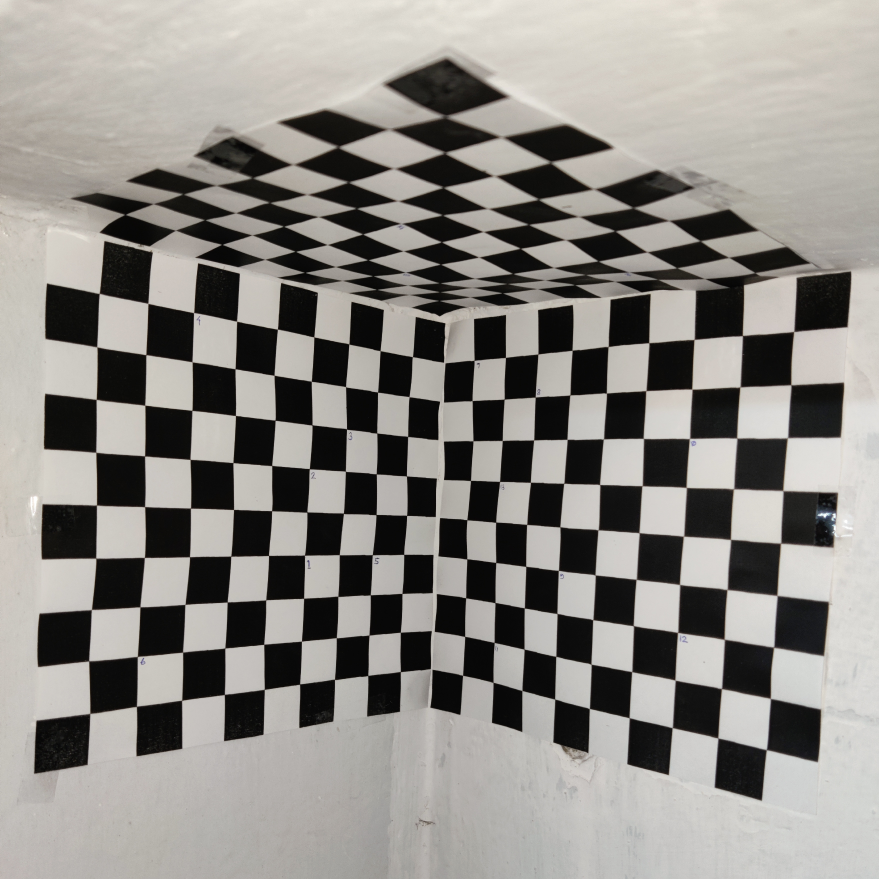
#> input picture Assignment1/data_img.jpg, 3516 x 3516 px (shown at 1/4 size)
$ python cam_calibration.py
#> lines starting #> are read from the running program, lines starting #| are printed output that depends on the picture
from scipy import linalg as LA
import numpy as np
from PIL import Image
import matplotlib.pyplot as plt

# Image
img = Image.open('data_img.jpg').convert('L')
np_img = np.asarray(img)

# Real-world coordinates in 3D
D = [[4,0,4],
	[4,0,6],
	[3,0,7],
	[7,0,9],
	[2,0,4],
	[8,0,2],
	[0,1,9],
	[0,3,8],
	[0,4,4],
	[0,7,7],
	[0,2,2],
	[0,7,3],
	[0,2,6],
	[6,5,10],
	[4,3,10],
	[2,7,10]]
D = np.asarray(D)

# Image coordinates in 2D (3516x3516)
d = [[1220,2221],
	[1237,1875],
	[1386,1716],
	[775,1251],
	[1488,2220],
	[551,2627],
	[1897,1443],
	[2142,1588],
	[2234,2282],
	[2758,1754],
	[1978,2570],
	[2711,2531],
	[1999,1924],
	[1606,895],
	[1626,1089],
	[2516,1089]]
d = np.asarray(d)

n = 16

# Normalize coordinates

## Real-world
D_centre = [sum(x)/len(x) for x in zip(*D)]
D_centre = np.asarray(D_centre)
D0 = D - D_centre
avg_dist_D0 = 0
for i in range(n):
	avg_dist_D0 = avg_dist_D0 + np.linalg.norm(D0[i,:])
avg_dist_D0 = avg_dist_D0/float(n)
scaler1 = np.sqrt(3)/float(avg_dist_D0)
D_norm = scaler1*D0
D_norm = np.append(D_norm, np.ones((n,1)), axis=1)
D_scale = np.diag([scaler1,scaler1,scaler1,1.0])
D_shift = np.eye(3)
D_shift = np.append(D_shift, [[0,0,0]], axis=0)
D_aux1 = -D_centre
D_aux2 = np.append(D_aux1, [1])
D_aux3 = D_aux2[..., None]
D_shift = np.append(D_shift, D_aux3, axis=1)
D_trans = np.matmul(D_scale, D_shift)

## Image Plane
d_centre = [sum(x)/len(x) for x in zip(*d)]
d_centre = np.asarray(d_centre)
d0 = d - d_centre
avg_dist_d0 = 0
for i in range(n):
	avg_dist_d0 = avg_dist_d0 + np.linalg.norm(d0[i,:])
avg_dist_d0 = avg_dist_d0/float(n)
scaler2 = np.sqrt(2)/float(avg_dist_d0)
d_norm = scaler2*d0
d_norm = np.append(d_norm, np.ones((n,1)), axis=1)
d_scale = np.diag([scaler2,scaler2,1.0])
d_shift = np.eye(2)
d_shift = np.append(d_shift, [[0,0]], axis=0)
d_aux1 = -d_centre
d_aux2 = np.append(d_aux1, [1])
d_aux3 = d_aux2[..., None]
d_shift = np.append(d_shift, d_aux3, axis=1)
d_trans = np.matmul(d_scale, d_shift)

d = np.append(d, np.ones((n,1)), axis=1)
D = np.append(D, np.ones((n,1)), axis=1)

# DLT Method
O = np.array([0,0,0,0])
Q = np.zeros((2*n,12))
for i in range(n):
	temp1 = np.array([])
	temp1 = np.append(temp1, D_norm[i,:])
	temp1 = np.append(temp1, O)
	temp1 = np.append(temp1, -d_norm[i,0]*D_norm[i,:])
	Q[2*i, :] = temp1
	temp2 = np.array([])
	temp2 = np.append(temp2, O)
	temp2 = np.append(temp2, D_norm[i,:])
	temp2 = np.append(temp2, -d_norm[i,1]*D_norm[i,:])
	Q[2*i+1, :] = temp2
A = np.matmul(Q.T, Q)
w, v = LA.eig(A, left=False, right=True)
idx = np.argmin(w)
vec = v[:,idx]
M_norm = np.reshape(vec, (3,4))
M = np.matmul(np.matmul(np.linalg.inv(d_trans), M_norm), D_trans)
projected_pts = (np.matmul(M, D.T)).T
projected_pts[:,0] = projected_pts[:,0]/(projected_pts[:,2])
projected_pts[:,1] = projected_pts[:,1]/(projected_pts[:,2])
projected_pts[:,2] = projected_pts[:,2]/(projected_pts[:,2])

# Error in projections and actual 2D points
# Validate projection matrix
err = projected_pts - d
sqe = err**2
mse = np.mean(sqe)
rmse = np.sqrt(mse)
print("RMSE =",rmse)

# See predicted projections against image projections
plt.figure(figsize=(40,40))
plt.scatter(d[:,0], d[:,1], c='blue', marker='+')
plt.scatter(projected_pts[:,0], projected_pts[:,1], c='red', marker='x')
plt.xlabel("X-axis")
plt.ylabel("Y-Axis")
plt.legend(['Original', 'Predicted'], loc = 'upper left')
plt.savefig('Predictions.png')
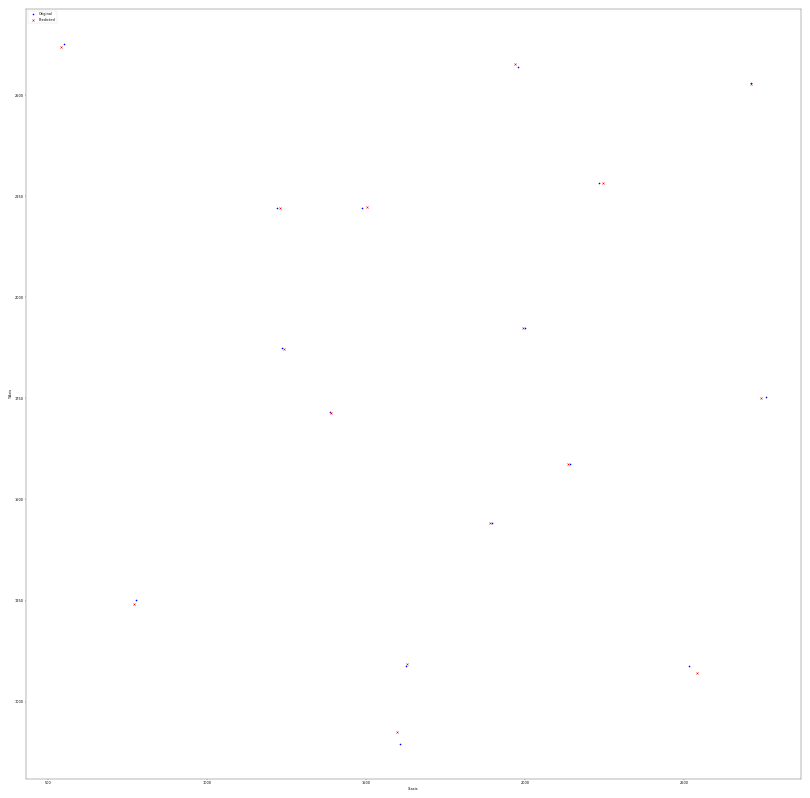
#> figure drawn by matplotlib, 1 panel
plt.show()

# Intrinsic and Extrinsic params
A = M[:,0:3]
R = np.zeros((3,3))
K = np.zeros((3,3))
rho = -1/np.linalg.norm(A[2,:])
R[2,:] = rho*A[2,:]
X0 = rho*rho*(np.matmul(A[0,:], A[2,:].T))
Y0 = rho*rho*(np.matmul(A[1,:], A[2,:].T))
cross1 = np.cross(A[0,:],A[2,:])
cross2 = np.cross(A[1,:],A[2,:])
n_cross1 = np.linalg.norm(cross1)
n_cross2 = np.linalg.norm(cross2)
c1 = -cross1/n_cross1
c2 = cross2[...,None]/n_cross2
theta = np.arccos(np.matmul(c1, c2))
alpha = rho*rho*n_cross1*np.sin(theta)
beta = rho*rho*n_cross2*np.sin(theta)

R[0,:] = cross2/n_cross2
R[1,:] = np.cross(R[2,:],R[0,:])
print("R =\n", R)

#> (the run stopped early here; a loop or call above may not have finished)
